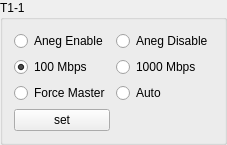
           <widget class="QGroupBox" name="groupBox_T1_1">
            <property name="title">
             <string>T1-1</string>
            </property>
            <layout class="QGridLayout" name="gridLayout_10">
             <item row="0" column="0">
              <layout class="QGridLayout" name="gridLayout_9">
               <item row="0" column="0">
                <widget class="QRadioButton" name="rBtnAnegEnableT1_1">
                 <property name="text">
                  <string>Aneg Enable</string>
                 </property>
                 <property name="checked">
                  <bool>false</bool>
                 </property>
                </widget>
               </item>
               <item row="2" column="0">
                <widget class="QRadioButton" name="rBtnMasterModeT1_1">
                 <property name="text">
                  <string>Force Master</string>
                 </property>
                 <property name="checked">
                  <bool>false</bool>
                 </property>
                </widget>
               </item>
               <item row="1" column="1">
                <widget class="QRadioButton" name="rBtnGeSpeedT1_1">
                 <property name="text">
                  <string>1000 Mbps</string>
                 </property>
                </widget>
               </item>
               <item row="1" column="0">
                <widget class="QRadioButton" name="rBtnFeSpeedT1_1">
                 <property name="text">
                  <string>100 Mbps</string>
                 </property>
                 <property name="checked">
                  <bool>true</bool>
                 </property>
                </widget>
               </item>
               <item row="0" column="1">
                <widget class="QRadioButton" name="rBtnAnegDisableT1_1">
                 <property name="text">
                  <string>Aneg Disable</string>
                 </property>
                </widget>
               </item>
               <item row="2" column="1">
                <widget class="QRadioButton" name="rBtnSlaverModeT1_1">
                 <property name="text">
                  <string>Auto</string>
                 </property>
                </widget>
               </item>
               <item row="3" column="0">
                <widget class="QPushButton" name="BtnSetT1_1">
                 <property name="text">
                  <string>set</string>
                 </property>
                </widget>
               </item>
               <item row="3" column="1">
                <spacer name="horizontalSpacer_6">
                 <property name="orientation">
                  <enum>Qt::Horizontal</enum>
                 </property>
                 <property name="sizeHint" stdset="0">
                  <size>
                   <width>40</width>
                   <height>20</height>
                  </size>
                 </property>
                </spacer>
               </item>
              </layout>
             </item>
            </layout>
           </widget>
